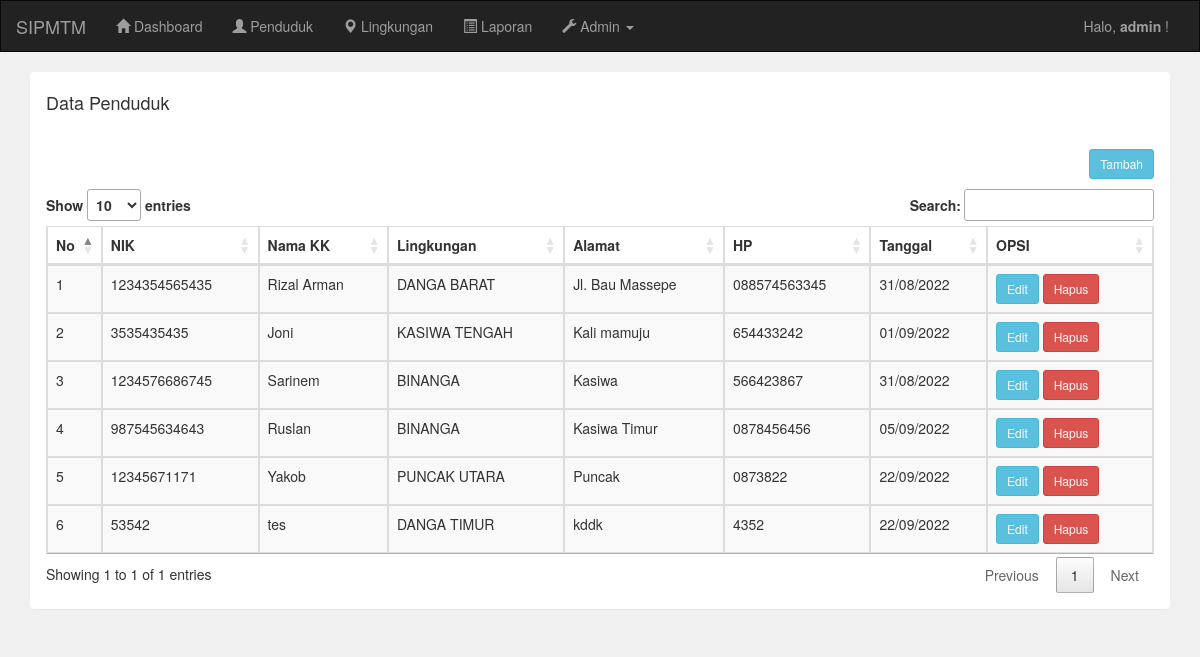
The app's page /admin/penduduk.php (signed in) with its own data.
### tables this page shows
CREATE TABLE `lingkungan` (
  `lingkungan_id` int(11) NOT NULL,
  `lingkungan_nama` varchar(100) NOT NULL,
  `lingkungan_kepala` varchar(50) NOT NULL
);

CREATE TABLE `penduduk` (
  `penduduk_id` int(11) NOT NULL,
  `penduduk_nik` varchar(30) NOT NULL,
  `penduduk_nama` varchar(100) NOT NULL,
  `penduduk_lingkungan` varchar(100) NOT NULL,
  `penduduk_alamat` varchar(100) NOT NULL,
  `penduduk_tlp` varchar(25) NOT NULL,
  `penduduk_tgl` date NOT NULL
);

### admin/penduduk.php (the view)
<?php include 'header.php'; ?>
<div class="container">
	<div class="panel">
		<div class="panel-heading">
			<h4>Data Penduduk</h4>
		</div>
		<div class="panel-body">
			<a href="penduduk_tambah.php" class="btn btn-sm btn-info pull-right">Tambah</a>
			<br/>
			<br/>
			<table id="example" class="table table-striped table-bordered" style="width:100%">
        <thead>
				<tr>
					<th width="1%">No</th>
					<th>NIK</th>
					<th>Nama KK</th>
					<th>Lingkungan</th>
					<th>Alamat</th>
					<th>HP</th>
					<th>Tanggal</th>
					<th width="15%">OPSI</th>
				</tr>
 </thead>
   <tbody>
				<?php
				include '../koneksi.php';
				$data = mysqli_query($koneksi,"select * from lingkungan, penduduk where penduduk_lingkungan=lingkungan_id order by penduduk_id");
				$no = 1;
				while($d=mysqli_fetch_array($data)){
					?>
					<tr>
						<td><?php echo $no++; ?></td>
						<td><?php echo $d['penduduk_nik']; ?></td>
						<td><?php echo $d['penduduk_nama']; ?></td>
						<td><?php echo $d['lingkungan_nama']; ?></td>
						<td><?php echo $d['penduduk_alamat']; ?></td>
						<td><?php echo $d['penduduk_tlp']; ?></td>
						<td><?php echo date('d/m/Y', strtotime($d['penduduk_tgl'])); ?></td>
						<td>
							<a href="penduduk_edit.php?id=<?php echo $d['penduduk_id']; ?>" class="btn btn-sm btn-info" onclick = "return confirm('Yakin Data Akan Diubah');">Edit</a>
							<a href="penduduk_hapus.php?id=<?php echo $d['penduduk_id']; ?>" class="btn btn-sm btn-danger" onclick = "return confirm('Yakin Data Akan Dihapus');">Hapus</a>
						</td>
					</tr>
					  </tbody>
					<?php
				}
				?>
			</table>
		</div>
	</div>
</div>
<?php include 'footer.php'; ?>

### records on screen
lingkungan: penduduk.penduduk_nik "1234354565435", penduduk.penduduk_nama "Rizal Arman", lingkungan_nama "DANGA BARAT", penduduk.penduduk_alamat "Jl. Bau Massepe", penduduk.penduduk_tlp "088574563345", penduduk.penduduk_tgl "31/08/2022"
lingkungan: penduduk.penduduk_nik "3535435435", penduduk.penduduk_nama "Joni", lingkungan_nama "KASIWA TENGAH", penduduk.penduduk_alamat "Kali mamuju", penduduk.penduduk_tlp "654433242", penduduk.penduduk_tgl "01/09/2022"
lingkungan: penduduk.penduduk_nik "1234576686745", penduduk.penduduk_nama "Sarinem", lingkungan_nama "BINANGA", penduduk.penduduk_alamat "Kasiwa", penduduk.penduduk_tlp "566423867", penduduk.penduduk_tgl "31/08/2022", penduduk.penduduk_nik "987545634643", penduduk.penduduk_nama "Ruslan", penduduk.penduduk_alamat "Kasiwa Timur", penduduk.penduduk_tlp "0878456456", penduduk.penduduk_tgl "05/09/2022"
lingkungan: penduduk.penduduk_nik "12345671171", penduduk.penduduk_nama "Yakob", lingkungan_nama "PUNCAK UTARA", penduduk.penduduk_alamat "Puncak", penduduk.penduduk_tlp "0873822", penduduk.penduduk_tgl "22/09/2022"
lingkungan: penduduk.penduduk_nik "53542", penduduk.penduduk_nama "tes", lingkungan_nama "DANGA TIMUR", penduduk.penduduk_alamat "kddk", penduduk.penduduk_tlp "4352", penduduk.penduduk_tgl "22/09/2022"

### other values on screen
$_SESSION['username'] "admin"
